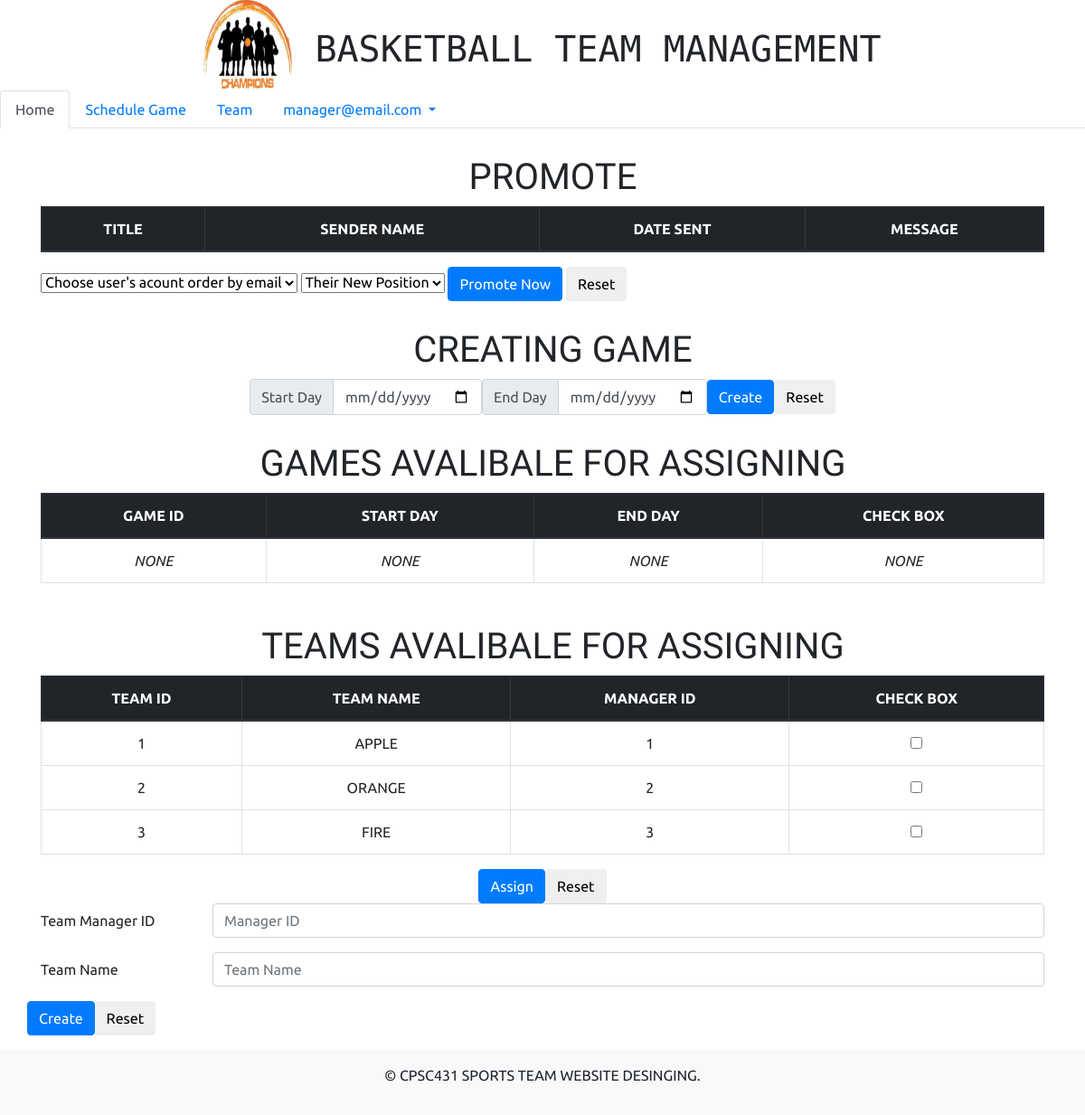
/admin_page.php (signed in), run on the app's committed database.
### tables this page shows
CREATE TABLE TEAMS
(
  TEAM_ID INT(10) UNSIGNED NOT NULL AUTO_INCREMENT PRIMARY KEY,
  TMANAGER_ID INT(10) UNSIGNED NOT NULL,
  TEAM_NAME  VARCHAR(100),
  WIN TINYINT(3) UNSIGNED DEFAULT 0,
  LOSS TINYINT(3) UNSIGNED DEFAULT 0,

  FOREIGN KEY (TMANAGER_ID) REFERENCES MANAGER(MANAGER_ID)
);

### schedule_game.php (the view, shortened to what this page needs)
<!DOCTYPE html>
<html>
  <head>
  </head>
  <body>
  </body>
</html>

### view_teams.php (shortened to what this page needs)
<?php
      $link = mysqli_connect(DB_SERVER, DB_USERNAME, DB_PASSWORD, DB_NAME);
      $query ="SELECT
             TEAMS.TEAM_ID,
             TEAMS.TEAM_NAME,
             TEAMS.TMANAGER_ID
             FROM TEAMS
             ORDER BY TEAMS.TEAM_ID";
    $stmt = $link->prepare($query);
    $stmt->execute();
    $stmt->store_result();
    $stmt->bind_result(
    $TID,
    $TN,
    $TNM
  );
  while($stmt->fetch()){
    echo "<tr>\n";
    echo "<td>".$TID."</td>\n";
    echo "<td>".$TN."</td>\n";
    echo "<td>".$TNM."</td>\n";
    echo "<td><input type='checkbox' name='TEAMID[]' value='$TID' /></td>\n";
  }
?>

### css/admin.css (style rules this page uses)
body { font-family: 'Ubuntu', sans-serif; position: relative; }

### data on the page
teams: TEAM_ID "1", TEAM_NAME "APPLE", TMANAGER_ID "1"
teams: TEAM_ID "2", TEAM_NAME "ORANGE", TMANAGER_ID "2"
teams: TEAM_ID "3", TEAM_NAME "FIRE", TMANAGER_ID "3"

### other printed values
$_SESSION['email'] "manager@email.com"
